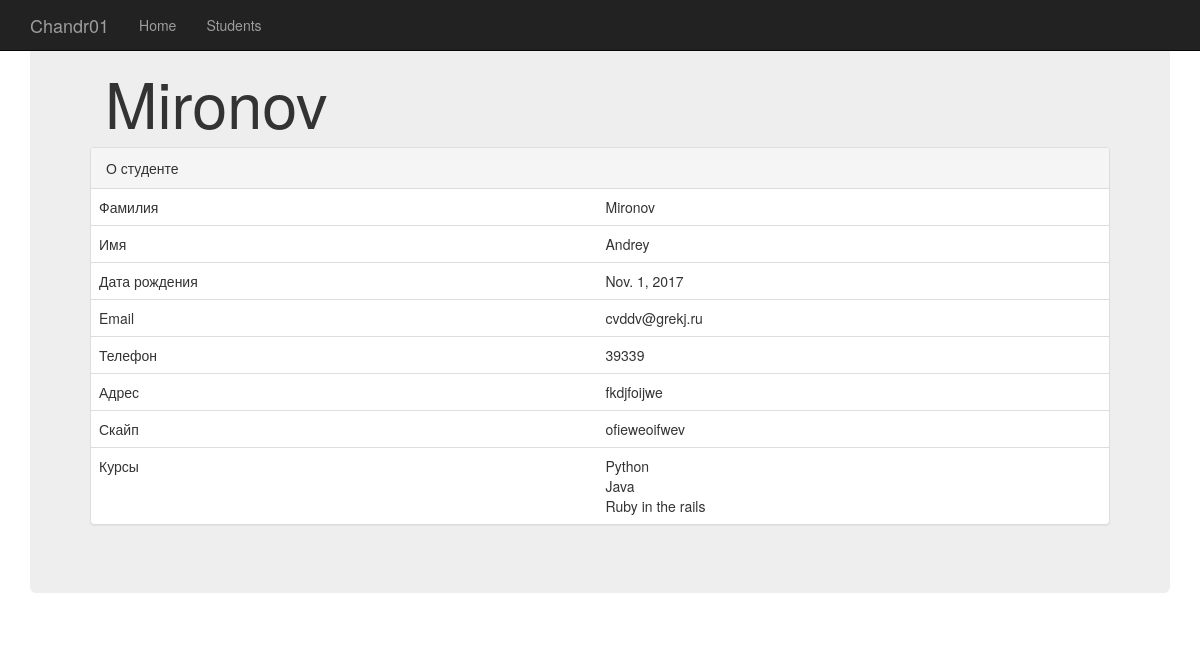
The page /student/3 on the database its author committed.
### course/models.py (models this page shows, shortened)
class Students(models.Model):
    name = models.CharField(max_length=255)
    surname = models.CharField(max_length=255)
    date_of_birth = models.DateField(null=True)
    email = models.EmailField(null=True)
    phone = models.CharField(max_length=255, null=True)
    address = models.CharField(max_length=255, null=True)
    skype = models.CharField(max_length=255, null=True)
    courses = models.ManyToManyField(Course)

class Course(models.Model):
    name = models.CharField(max_length=255)
    short_description = models.CharField(max_length=255)
    description = models.TextField(max_length=2000)
    coach = models.ForeignKey(Coach, null=True, related_name='coach_courses')
    assistant = models.ForeignKey(Coach, null=True, related_name='assistant_courses')

### course/views.py (the view)
# urls.py: url(r'^student/(?P<id>\d+)$', views.student),
def student(request, id):
    student = Students.objects.get(id=id)
    return render(request, 'students/index.html', {'student': student})

### course/templates/students/index.html (shortened to what this page needs)
<!DOCTYPE html>
<html lang="en">
  <head>
    <link href="../static/boostrap/css/bootstrap.css" rel="stylesheet">
    <link href="../static/boostrap/css/bootstrap.css" rel="stylesheet">
  </head>
  <body>
    <div class="navbar navbar-inverse navbar-fixed-top" role="navigation">
      <div class="container">
        <div class="navbar-header">
          <a class="navbar-brand" href="#">Chandr01</a>
        </div>
        <div class="collapse navbar-collapse">
          <ul class="nav navbar-nav">
            <li class=""><a href="/">Home</a></li>
            <li><a href="/students/?id={{course.id}}">Students</a></li>
          </ul>
        </div>
      </div>
    </div>
    <div class="container">
      <div class="jumbotron">
      <div class="container">
        <h1>{{ student.name }}</h1>
      </div>
          <div class="panel panel-default">
          <div class="panel-heading">О студенте</div>
          <table class="table">
              <tr>
                    <td>Фамилия</td><td>{{ student.name }}</td>
              </tr>
              <tr>
                    <td>Имя</td><td>{{ student.surname }}</td>
              </tr>
              <tr>
                  <td>Дата рождения</td><td>{{ student.date_of_birth }}</td>
              </tr>
              <tr>
                  <td>Email</td><td>{{ student.email }}</td>
              </tr>
              <tr>
                  <td>Телефон</td><td>{{ student.phone }}</td>
              </tr>
              <tr>
                  <td>Адрес</td><td>{{ student.address }}</td>
              </tr>
              <tr>
                  <td>Скайп</td><td>{{ student.skype }}</td>
              </tr>
              <tr>
                  <td>Курсы</td><td>{% for a in student.courses.values %}{{ a.name}}<br />{% endfor %}</td>
              </tr>
          </table>
          </div>
    </div>
    </div>
  </body>
</html>

### rows shown on the page
Students: name "Mironov", surname "Andrey", date_of_birth "Nov. 1, 2017", email "cvddv@grekj.ru", phone "39339", address "fkdjfoijwe", skype "ofieweoifwev"
Course: name "Python"
Course: name "Java"
Course: name "Ruby in the rails"
